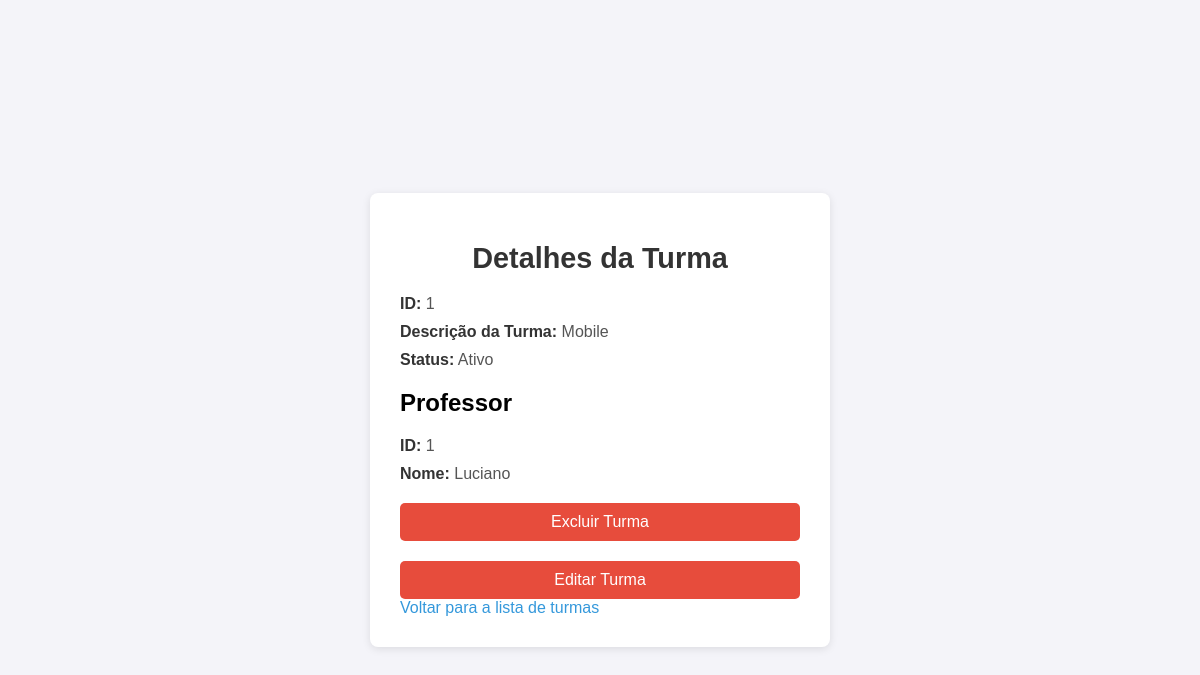
The page /turmas/1 on the database as committed earlier.
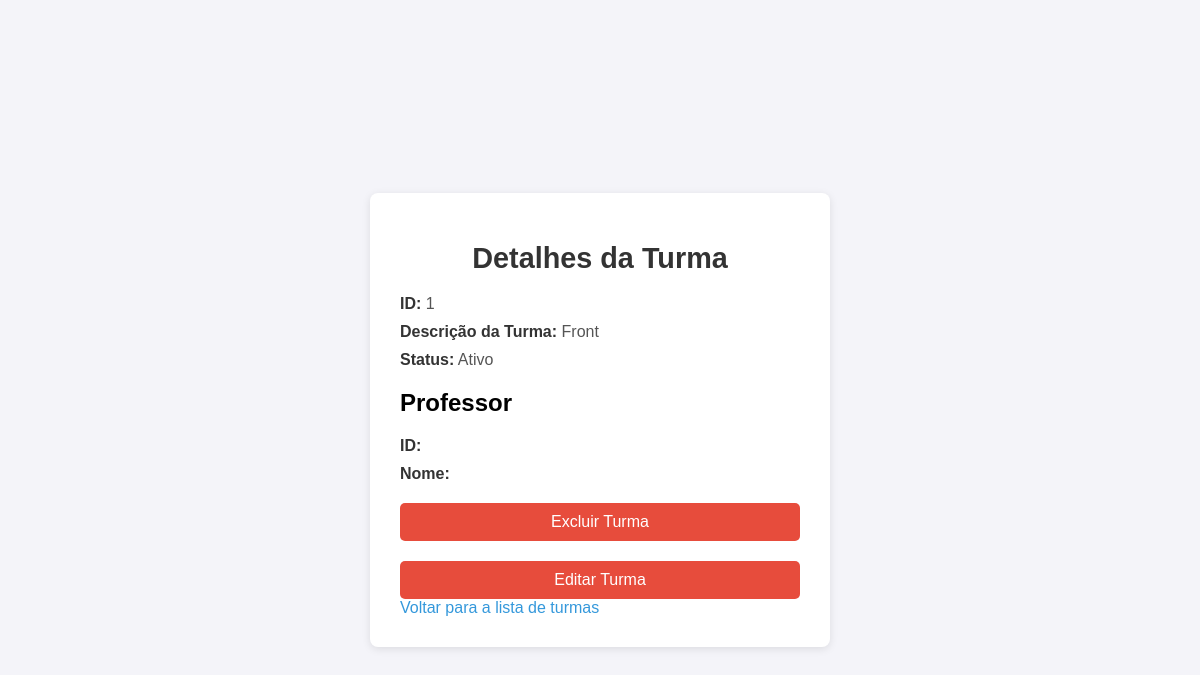
The same page on the database as committed later.
### turmas/turmas_model.py (models this page shows, shortened)
class Turma(db.Model):
    id = db.Column(db.Integer, primary_key=True)
    descricao = db.Column(db.String(150))
    status = db.Column(db.Boolean, default=True)
    professor_id = db.Column(db.Integer, db.ForeignKey('professor.id'), nullable=True)
    alunos = db.relationship('Aluno', backref='turma', lazy="select")

### professor/professor_model.py (models this page shows, shortened)
class Professor(db.Model):
    id = db.Column(db.Integer, primary_key=True)
    nome = db.Column(db.String(150))
    idade = db.Column(db.Integer)
    materia = db.Column(db.String(40))
    observacoes = db.Column(db.String(250))
    turmas = db.relationship('Turma', backref='professor', lazy="select")

### turmas/turmas_routes.py (the view)
@turmas_blueprint.route('/turmas/<int:id_turma>', methods=['GET'])
def get_turma(id_turma):
    try:
        turma = turma_por_id(id_turma)
        return render_template('turmas/turmas_id.html', turma=turma)
    except TurmaNaoEncontrada:
        return jsonify({'message': 'Turma não encontrada'}), 404

### turmas/turmas_model.py (called while the page is built)
def turma_por_id(id_turma):
    turma = Turma.query.get(id_turma)
    if turma is None:
        raise TurmaNaoEncontrada(f'Turma com ID {id_turma} não encontrada.')
    return turma  # Certifique-se de retornar o objeto Turma

### templates/turmas/turmas_id.html (shortened to what this page needs)
<!DOCTYPE html>
<html lang="pt-BR">
<head>
</head>
<body>
  <div class="container">
    <h1>Detalhes da Turma</h1>
<p><strong>ID:</strong> {{ turma.id }}</p>
<p><strong>Descrição da Turma:</strong> {{ turma.descricao }}</p>
<p><strong>Status:</strong>
  {% if turma.status %}
    Ativo
  {% else %}
    Desativado
  {% endif %}
</p>
<h2>Professor</h2>
<p><strong>ID:</strong> {{ turma.professor.id }}</p>
<p><strong>Nome:</strong> {{ turma.professor.nome }}</p>
    <form id="delete-form" action="{{ url_for('turmas.delete_turma', id_turma=turma.id) }}" method="POST">
      <button type="submit">Excluir Turma</button>
    </form>
    <form action="{{ url_for('turmas.update_turma', id_turma=turma.id) }}" method="GET">
      <button type="submit" class="edit-button">Editar Turma</button>
    </form>
    <a href="{{ url_for('turmas.get_turmas') }}">Voltar para a lista de turmas</a>
  </div>
</body>
</html>

Rows that differ between the two databases and show on the page:
no longer on this page (row edited): Professor: professor.id "1", professor.nome "Luciano"
changed Turma id 1: descricao "Mobile" → "Front"
